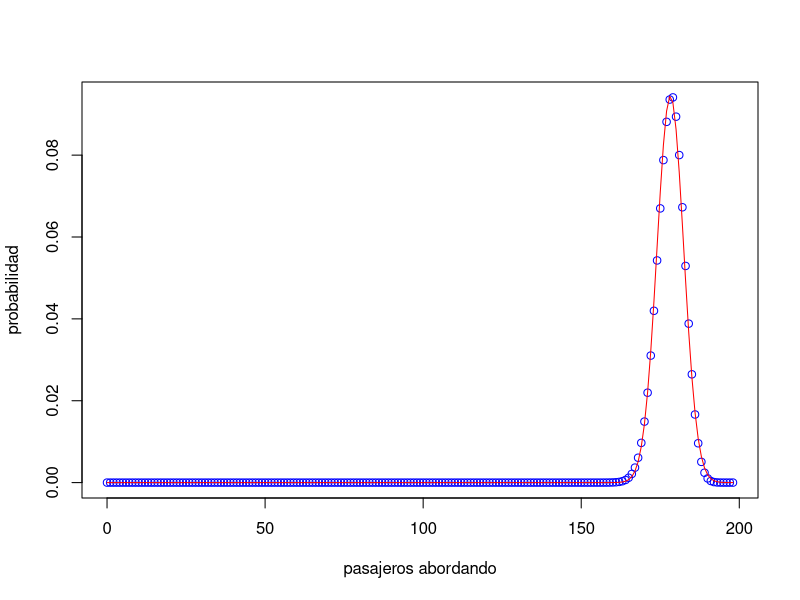

This chart was generated by the following R code:
overbooking <- 18
asientos <- 180
n <- overbooking + asientos
p <- 0.9 #probabilidad abordar el avión
x <- seq(0,n)
y <- dbinom(x,n,p)
plot(x,y,col="blue", xlab="pasajeros abordando", ylab="probabilidad")

#Aproximación normal
m <- n*p #aproximación promedio
s <- sqrt(n*p*(1-p)) #aproximación desviación estandar

yn <- dnorm(x, mean = m, sd = s)
lines(x,yn,type="l",col="red")